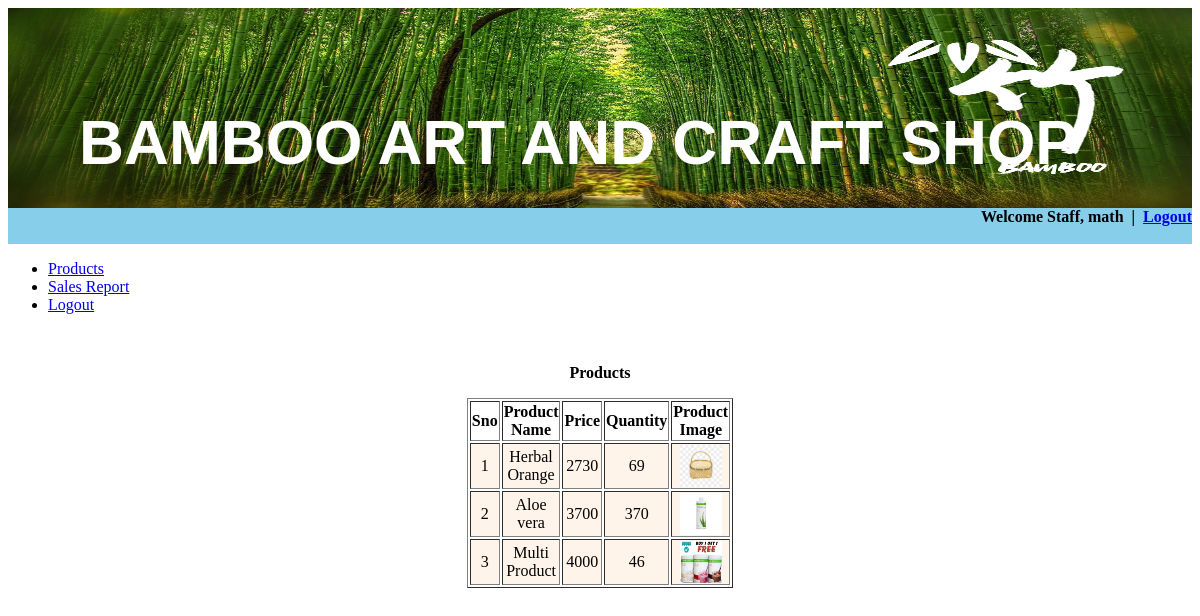
/employee_view_product.php (signed in), run on the app's committed database.
### tables this page shows
CREATE TABLE `product` (
  `id` int(11) NOT NULL,
  `catid` int(11) NOT NULL,
  `product` varchar(50) NOT NULL,
  `price` int(11) NOT NULL,
  `quantity` int(11) NOT NULL,
  `product_image` varchar(500) NOT NULL,
  `star1` int(11) NOT NULL,
  `star2` int(11) NOT NULL,
  `star3` int(11) NOT NULL,
  `star4` int(11) NOT NULL,
  `star5` int(11) NOT NULL,
  `rating` int(11) NOT NULL
);

### employee_view_product.php (the view, shortened to what this page needs)
<?php
$uname=$_SESSION['uname'];
$gqry=mysql_query("select * from product");
?>
<head>
<title><?php include("include/title.php"); ?></title>
</head>
<body>
<section class="ban_sec">
		<div class="container">
			<div class="ban_img">
            <img src="sea1.jpg" alt="banner" border="0" style="height: 200px;">
            <div class="ban_text">
					<strong>
						<span></span><br> <?php include("include/title.php");?>
					</strong>
				</div>
			</div>
		</div>
	</section>
<table width="100%" border="0" align="center" cellpadding="0" cellspacing="0" bgcolor="#FFFFFF" class="style1">
    <?php
	if($uname!="")
	{
	?>
	<tr>
      <td align="left">&nbsp;</td>
      <td align="center">&nbsp;</td>
      <td align="right"><strong>Welcome Staff, <?php echo $uname; ?>&nbsp;&nbsp;|&nbsp;&nbsp;<a href="logout.php">Logout</a></strong></td>
    </tr>
	<?php
	}
	?>
    <tr>
      <td>&nbsp;</td>
      <td align="right">&nbsp;</td>
    </tr>
</table>
<div class="main">
<?php include("include/link_employee.php"); ?>
<form id="form1" name="form1" method="post" action="">
  <table width="318" height="400" border="0" cellpadding="0" cellspacing="0" align="center">
    <tr>
      <td align="center" valign="top"><p>&nbsp;</p>
        <p><strong>Products</strong></p>
        <table width="76%" border="1">
          <tr>
            <th width="7%" class="subhead2">Sno</th>
            <th width="13%" class="subhead2">Product Name </th>
            <th width="9%" class="subhead2">Price</th>
            <th width="13%" class="subhead2">Quantity</th>
            <th width="22%" class="subhead2">Product Image </th>
          </tr>
		  <?php $i=0;
		  while($grow=mysql_fetch_array($gqry))
		  { $i++;
		  ?>
          <tr>
            <td align="center" bgcolor="#FFF4EA"><?php echo $i; ?></td>
            <td align="center" bgcolor="#FFF4EA"><?php echo $grow['product']; ?></td>
            <td align="center" bgcolor="#FFF4EA"><?php echo $grow['price']; ?></td>
            <td align="center" bgcolor="#FFF4EA"><?php echo $grow['quantity']; ?></td>
            <td align="center" bgcolor="#FFF4EA"><img src="product/<?php echo $grow['product_image']; ?>" alt="img" width="42" height="42" /></td>
          </tr>
		  <?php
		  }
		  ?>
        </table>
        <blockquote>
          <p>&nbsp;</p>
        </blockquote></td>
    </tr>
  </table>
</form>
</body>
</html>

### employee_view_product.php (style rules this page uses)
.ban_sec { width: 100%; }
.ban_img { width: 100%; position: relative; }
.ban_img img { width: 100%; }
.ban_text { position: absolute; top: 50%; left: 6%; -ms-transform: translateY(-50%); -webkit-transform: translateY(-50%); -moz-transform: translateY(-50%); -o-transform: translateY(-50%); transform: translateY(-50%); }
.ban_text strong { font: 800 62.22px/70px "Montserrat", sans-serif; color: #fff; text-transform: uppercase; }

### data on the page
product: product "Herbal Orange", price "2730", quantity "69", product_image (picture)
product: product "Aloe vera", price "3700", quantity "370", product_image (picture)
product: product "Multi Product", price "4000", quantity "46", product_image (picture)

### other printed values
$uname "math"
